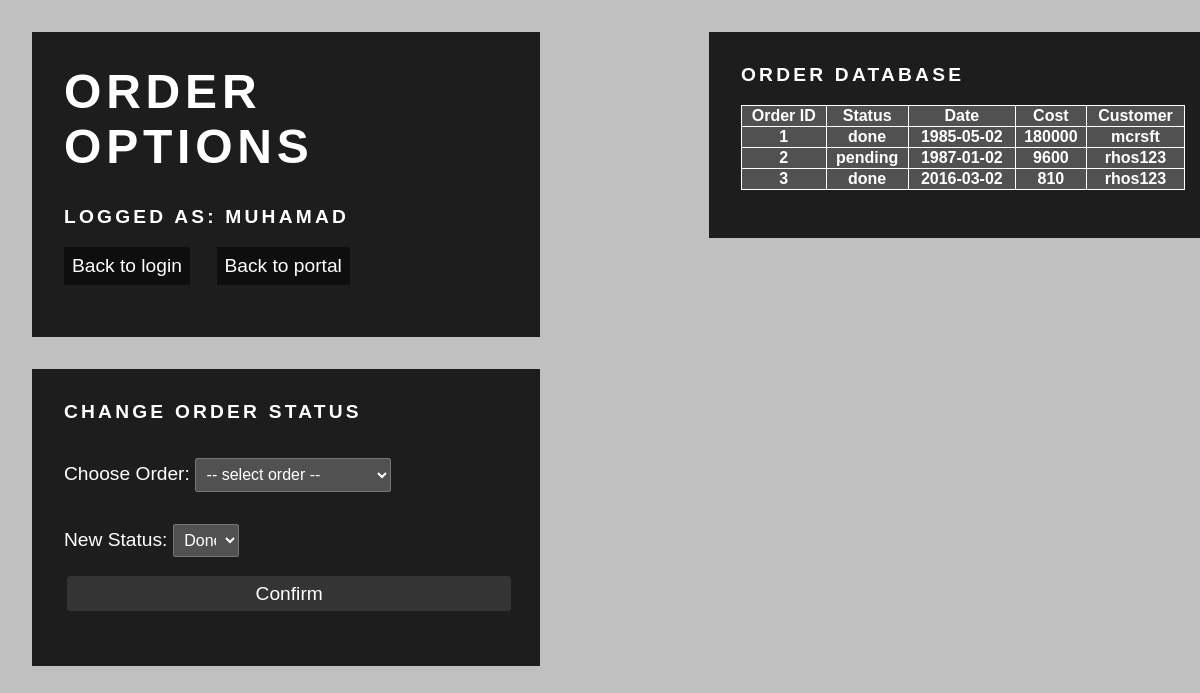
The page /third_year/IIS/employee/order_options.php (signed in) on the database its author committed.
### tables this page shows
CREATE TABLE Objednavka
(
  id INTEGER NOT NULL AUTO_INCREMENT,
  stav VARCHAR(20) NOT NULL,
  datum_vytvoreni DATE NOT NULL,
  id_faktura INTEGER,
  id_odberatel INTEGER NOT NULL,
  PRIMARY KEY(id)
);

CREATE TABLE Faktura (
  id INTEGER NOT NULL AUTO_INCREMENT,
  cena INTEGER NOT NULL,
  PRIMARY KEY(id)
);

CREATE TABLE Osoba (
  id INTEGER NOT NULL PRIMARY KEY,
  jmeno VARCHAR(25) NOT NULL,
  adresa VARCHAR(25) NOT NULL,
  datum_narozeni DATE,
  kontakt VARCHAR(25) NOT NULL,
  login VARCHAR(25) NOT NULL,
  heslo VARCHAR(25) NOT NULL
);

### third_year/IIS/employee/order_options.php (the view, shortened to what this page needs)
<html>
<head>
<link rel="stylesheet" href="../css/style.css">
</head>
<?php
$db = mysqli_init();
?>
<body>
<div id="PortalPage">
<h1>Order Options</h1>
<?php
	if (isset($_SESSION["username"]) && isset($_SESSION["role"]) &&
		($_SESSION["role"] == "admin" || $_SESSION["role"] == "emloyee"))
	{
		echo "<h3>Logged as: ";
		echo  $_SESSION["username"];
		echo "</h3>";
	}
	else
	{
		header("Location: ../index.php");
	}
?>
<p><a href="../index.php">Back to login</a>
	<a href="./index.php">Back to portal</a></p>
</div>
<div id="PortalPage">
<h3>Change order status</h3>
<form action="<?=$_SERVER["PHP_SELF"]?>"  method="post">
	Choose Order:
	<select name="country">
		<option hidden disabled selected value> -- select order -- </option>
	</select><br>
	New Status:
	<select name="type">
		<option value = "done">Done</option>
	</select><br>
	<input type="submit" name="change" value="Confirm" />
</form>
</div>
<div id="PortalPageRightWrapper">
<div id="PortalPageRight">
<h3>Order Database</h3>
<?php
echo "<table>";
	echo "<tr>";
		echo "<th> Order ID </th>";
		echo "<th> Status </th>";
		echo "<th> Date </th>";
		echo "<th> Cost </th>";
		echo "<th> Customer </th>";
	echo "</tr>";
$sql3 = "SELECT Objednavka.id, stav, datum_vytvoreni, cena, login
		FROM Objednavka JOIN
		Faktura on Objednavka.id_faktura = Faktura.id JOIN
		Odberatel on Objednavka.id_odberatel = Odberatel.id JOIN
		Osoba on Osoba.id = Odberatel.id;";
$result3 = mysqli_query($db, $sql3);
while ($row = $result3->fetch_row())
{
	printf("<tr>\n<th>%s</th>\n<th>%s</th>\n<th>%s</th>\n<th>%s</th>\n<th>%s</th>\n</tr>\n",
			$row[0], $row[1], $row[2], $row[3], $row[4]);
}
echo "</table>";
?>
</div>
</div>
</body>
</html>

### third_year/IIS/css/style.css (style rules this page uses)
body { margin: 0; background: #C0C0C0; }
#PortalPage { font-family: Agenda-Light, Agenda Light, Agenda, Arial Narrow, sans-serif; font-weight:100; background: rgba(0,0,0,0.85); color: white; padding: 2rem; width: 37%; margin:2rem; position: relative; font-size: 1.2rem; }
#PortalPageRightWrapper { position: absolute; top: 0; right: 15px; width: 37%; background: rgba(0,0,0,0); padding-right: 2rem; margin-right:2rem; }
#PortalPageRight { font-family: Agenda-Light, Agenda Light, Agenda, Arial Narrow, sans-serif; font-weight:100; background: rgba(0,0,0,0.85); color: white; width: 100%; position: relative; font-size: 1.2rem; padding: 2rem; margin:2rem; }
h1 { font-size: 3rem; text-transform: uppercase; margin-top: 0; letter-spacing: .3rem; }
h3 { font-size: 1.2rem; text-transform: uppercase; margin-top: 0; letter-spacing: .2rem; }
table { width: 100%; padding: .4rem; margin: 1rem auto; font-size: 1rem; background: rgba(255,255,255,0.23); color: #fff; border-radius: 2px; border-collapse: collapse; }
th, td { border: 1px solid white; }
select[name="type"] { width: 15%; }
select[name="country"], select[name="province"] { width: 44%; }
select { width: 100%; padding: .4rem; margin: 1rem auto; font-size: 1rem; background: rgba(255,255,255,0.23); color: #fff; border-radius: 2px; border-collapse: collapse; }
option { background: gray; color: #fff; }
a { display: inline-block; color: #fff; text-decoration: none; background:rgba(0,0,0,0.5); padding: .5rem; transition: .6s background; }
#PortalPage input { width: 100%; padding: .4rem; border: none; margin: 0.2rem; font-size: 1.2rem; background: rgba(255,255,255,0.10); color: #fff; border-radius: 3px; cursor: pointer; transition: .3s background; }
select option[disabled] { display:none; }

### rows shown on the page
objednavka: id "1", stav "done", datum_vytvoreni "1985-05-02", id_faktura.cena "180000", osoba.login "mcrsft"
objednavka: id "2", stav "pending", datum_vytvoreni "1987-01-02", id_faktura.cena "9600", osoba.login "rhos123"
objednavka: id "3", stav "done", datum_vytvoreni "2016-03-02", id_faktura.cena "810", osoba.login "rhos123"

### other values the page prints
$_SESSION["username"] "MUHAMAD"
